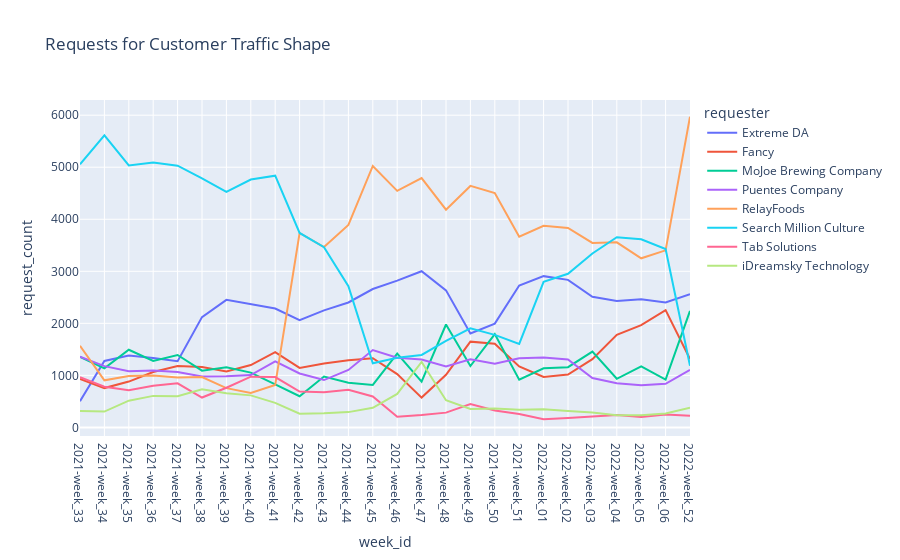

Notebook source saved alongside this figure:
### Code cell
px.line(ad_requester_traffic_shape, x = 'week_id', y ='request_count', color = 'requester', \
        height = 500, title = 'Requests for Customer Traffic Shape')

### Figure 1 — Plotly figure (JSON) as saved in the notebook; plotly's stock layout.template omitted (floating-point values rounded to 4 significant figures)
{"data": [{"hovertemplate": "requester=Extreme DA<br>week_id=%{x}<br>request_count=%{y}<extra></extra>", "legendgroup": "Extreme DA", "line": {"color": "#636efa", "dash": "solid"}, "marker": {"symbol": "circle"}, "mode": "lines", "name": "Extreme DA", "orientation": "v", "showlegend": true, "type": "scatter", "x": ["2021-week_33", "2021-week_34", "2021-week_35", "2021-week_36", "2021-week_37", "2021-week_38", "2021-week_39", "2021-week_40", "2021-week_41", "2021-week_42", "2021-week_43", "2021-week_44", "2021-week_45", "2021-week_46", "2021-week_47", "2021-week_48", "2021-week_49", "2021-week_50", "2021-week_51", "2022-week_01", "2022-week_02", "2022-week_03", "2022-week_04", "2022-week_05", "2022-week_06", "2022-week_52"], "xaxis": "x", "y": [505, 1278, 1380, 1333, 1271, 2120, 2451, 2372, 2284, 2059, 2249, 2401, 2660, 2821, 3002, 2634, 1804, 1994, 2726, 2907, 2836, 2510, 2429, 2464, 2401, 2559], "yaxis": "y"}, {"hovertemplate": "requester=Fancy<br>week_id=%{x}<br>request_count=%{y}<extra></extra>", "legendgroup": "Fancy", "line": {"color": "#EF553B", "dash": "solid"}, "marker": {"symbol": "circle"}, "mode": "lines", "name": "Fancy", "orientation": "v", "showlegend": true, "type": "scatter", "x": ["2021-week_33", "2021-week_34", "2021-week_35", "2021-week_36", "2021-week_37", "2021-week_38", "2021-week_39", "2021-week_40", "2021-week_41", "2021-week_42", "2021-week_43", "2021-week_44", "2021-week_45", "2021-week_46", "2021-week_47", "2021-week_48", "2021-week_49", "2021-week_50", "2021-week_51", "2022-week_01", "2022-week_02", "2022-week_03", "2022-week_04", "2022-week_05", "2022-week_06", "2022-week_52"], "xaxis": "x", "y": [931, 756, 881, 1064, 1182, 1163, 1074, 1199, 1448, 1144, 1230, 1293, 1331, 1024, 573, 1012, 1648, 1609, 1173, 970, 1016, 1313, 1779, 1965, 2255, 1313], "yaxis": "y"}, {"hovertemplate": "requester=MoJoe Brewing Company<br>week_id=%{x}<br>request_count=%{y}<extra></extra>", "legendgroup": "MoJoe Brewing Company", "line": {"color": "#00cc96", "dash": "solid"}, "marker": {"symbol": "circle"}, "mode": "lines", "name": "MoJoe Brewing Company", "orientation": "v", "showlegend": true, "type": "scatter", "x": ["2021-week_33", "2021-week_34", "2021-week_35", "2021-week_36", "2021-week_37", "2021-week_38", "2021-week_39", "2021-week_40", "2021-week_41", "2021-week_42", "2021-week_43", "2021-week_44", "2021-week_45", "2021-week_46", "2021-week_47", "2021-week_48", "2021-week_49", "2021-week_50", "2021-week_51", "2022-week_01", "2022-week_02", "2022-week_03", "2022-week_04", "2022-week_05", "2022-week_06", "2022-week_52"], "xaxis": "x", "y": [1353, 1134, 1493, 1278, 1392, 1090, 1155, 1053, 826, 599, 977, 859, 816, 1417, 880, 1978, 1180, 1794, 918, 1136, 1158, 1456, 935, 1174, 920, 2239], "yaxis": "y"}, {"hovertemplate": "requester=Puentes Company<br>week_id=%{x}<br>request_count=%{y}<extra></extra>", "legendgroup": "Puentes Company", "line": {"color": "#ab63fa", "dash": "solid"}, "marker": {"symbol": "circle"}, "mode": "lines", "name": "Puentes Company", "orientation": "v", "showlegend": true, "type": "scatter", "x": ["2021-week_33", "2021-week_34", "2021-week_35", "2021-week_36", "2021-week_37", "2021-week_38", "2021-week_39", "2021-week_40", "2021-week_41", "2021-week_42", "2021-week_43", "2021-week_44", "2021-week_45", "2021-week_46", "2021-week_47", "2021-week_48", "2021-week_49", "2021-week_50", "2021-week_51", "2022-week_01", "2022-week_02", "2022-week_03", "2022-week_04", "2022-week_05", "2022-week_06", "2022-week_52"], "xaxis": "x", "y": [1357, 1178, 1081, 1092, 1066, 980, 981, 1005, 1268, 1036, 910, 1104, 1487, 1338, 1305, 1173, 1309, 1224, 1329, 1343, 1307, 950, 848, 812, 839, 1105], "yaxis": "y"}, {"hovertemplate": "requester=RelayFoods<br>week_id=%{x}<br>request_count=%{y}<extra></extra>", "legendgroup": "RelayFoods", "line": {"color": "#FFA15A", "dash": "solid"}, "marker": {"symbol": "circle"}, "mode": "lines", "name": "RelayFoods", "orientation": "v", "showlegend": true, "type": "scatter", "x": ["2021-week_33", "2021-week_34", "2021-week_35", "2021-week_36", "2021-week_37", "2021-week_38", "2021-week_39", "2021-week_40", "2021-week_41", "2021-week_42", "2021-week_43", "2021-week_44", "2021-week_45", "2021-week_46", "2021-week_47", "2021-week_48", "2021-week_49", "2021-week_50", "2021-week_51", "2022-week_01", "2022-week_02", "2022-week_03", "2022-week_04", "2022-week_05", "2022-week_06", "2022-week_52"], "xaxis": "x", "y": [1569, 905, 989, 1000, 959, 969, 755, 663, 814, 3736, 3467, 3891, 5024, 4546, 4792, 4185, 4641, 4503, 3665, 3874, 3832, 3545, 3556, 3250, 3403, 5969], "yaxis": "y"}, {"hovertemplate": "requester=Search Million Culture<br>week_id=%{x}<br>request_count=%{y}<extra></extra>", "legendgroup": "Search Million Culture", "line": {"color": "#19d3f3", "dash": "solid"}, "marker": {"symbol": "circle"}, "mode": "lines", "name": "Search Million Culture", "orientation": "v", "showlegend": true, "type": "scatter", "x": ["2021-week_33", "2021-week_34", "2021-week_35", "2021-week_36", "2021-week_37", "2021-week_38", "2021-week_39", "2021-week_40", "2021-week_41", "2021-week_42", "2021-week_43", "2021-week_44", "2021-week_45", "2021-week_46", "2021-week_47", "2021-week_48", "2021-week_49", "2021-week_50", "2021-week_51", "2022-week_01", "2022-week_02", "2022-week_03", "2022-week_04", "2022-week_05", "2022-week_06", "2022-week_52"], "xaxis": "x", "y": [5056, 5611, 5035, 5093, 5029, 4788, 4527, 4763, 4838, 3737, 3464, 2713, 1232, 1340, 1392, 1662, 1905, 1779, 1604, 2797, 2952, 3342, 3655, 3614, 3427, 1185], "yaxis": "y"}, {"hovertemplate": "requester=Tab Solutions<br>week_id=%{x}<br>request_count=%{y}<extra></extra>", "legendgroup": "Tab Solutions", "line": {"color": "#FF6692", "dash": "solid"}, "marker": {"symbol": "circle"}, "mode": "lines", "name": "Tab Solutions", "orientation": "v", "showlegend": true, "type": "scatter", "x": ["2021-week_33", "2021-week_34", "2021-week_35", "2021-week_36", "2021-week_37", "2021-week_38", "2021-week_39", "2021-week_40", "2021-week_41", "2021-week_42", "2021-week_43", "2021-week_44", "2021-week_45", "2021-week_46", "2021-week_47", "2021-week_48", "2021-week_49", "2021-week_50", "2021-week_51", "2022-week_01", "2022-week_02", "2022-week_03", "2022-week_04", "2022-week_05", "2022-week_06", "2022-week_52"], "xaxis": "x", "y": [965, 781, 716, 799, 847, 574, 763, 976, 967, 690, 678, 724, 594, 206, 239, 284, 449, 325, 256, 158, 182, 214, 238, 200, 246, 223], "yaxis": "y"}, {"hovertemplate": "requester=iDreamsky Technology<br>week_id=%{x}<br>request_count=%{y}<extra></extra>", "legendgroup": "iDreamsky Technology", "line": {"color": "#B6E880", "dash": "solid"}, "marker": {"symbol": "circle"}, "mode": "lines", "name": "iDreamsky Technology", "orientation": "v", "showlegend": true, "type": "scatter", "x": ["2021-week_33", "2021-week_34", "2021-week_35", "2021-week_36", "2021-week_37", "2021-week_38", "2021-week_39", "2021-week_40", "2021-week_41", "2021-week_42", "2021-week_43", "2021-week_44", "2021-week_45", "2021-week_46", "2021-week_47", "2021-week_48", "2021-week_49", "2021-week_50", "2021-week_51", "2022-week_01", "2022-week_02", "2022-week_03", "2022-week_04", "2022-week_05", "2022-week_06", "2022-week_52"], "xaxis": "x", "y": [314, 304, 514, 606, 601, 735, 657, 616, 471, 265, 272, 294, 376, 645, 1258, 522, 356, 362, 338, 349, 314, 285, 235, 235, 267, 377], "yaxis": "y"}], "layout": {"autosize": true, "legend": {"title": {"text": "requester"}, "tracegroupgap": 0}, "title": {"text": "Requests for Customer Traffic Shape"}, "xaxis": {"anchor": "y", "autorange": true, "domain": [0, 1], "range": [0, 25], "title": {"text": "week_id"}, "type": "category"}, "yaxis": {"anchor": "x", "autorange": true, "domain": [0, 1], "range": [-164.8, 6292.0], "title": {"text": "request_count"}, "type": "linear"}}}
